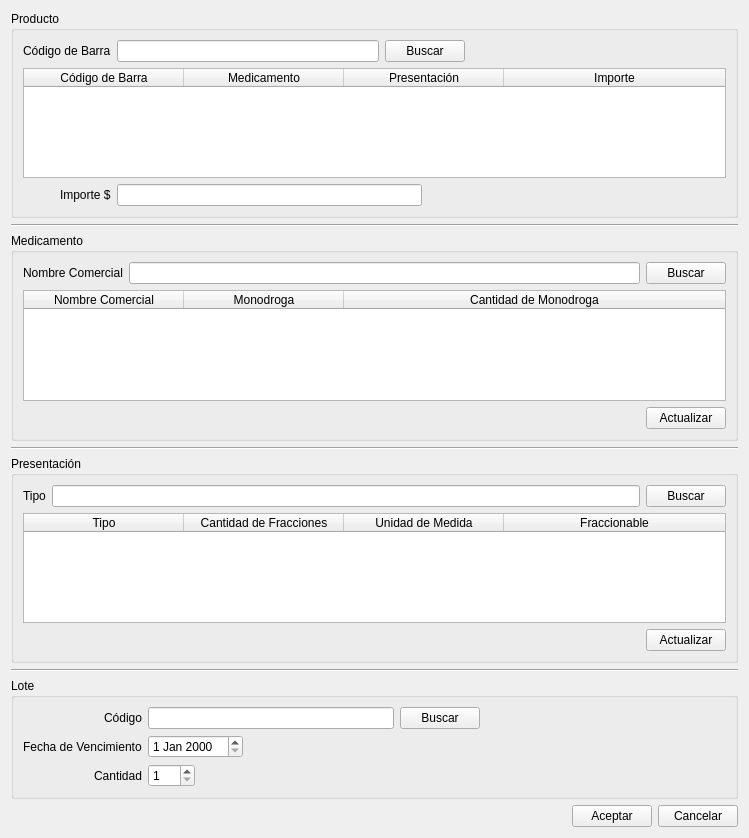
<?xml version="1.0" encoding="UTF-8"?>
<ui version="4.0">
 <class>vtnProducto</class>
 <widget class="QWidget" name="vtnProducto">
  <property name="geometry">
   <rect>
    <x>0</x>
    <y>0</y>
    <width>749</width>
    <height>838</height>
   </rect>
  </property>
  <property name="windowTitle">
   <string>Alta Producto</string>
  </property>
  <layout class="QVBoxLayout" name="verticalLayout">
   <item>
    <widget class="QGroupBox" name="gpProducto">
     <property name="title">
      <string>Producto</string>
     </property>
     <property name="flat">
      <bool>false</bool>
     </property>
     <property name="checkable">
      <bool>false</bool>
     </property>
     <layout class="QFormLayout" name="formLayout_4">
      <property name="fieldGrowthPolicy">
       <enum>QFormLayout::AllNonFixedFieldsGrow</enum>
      </property>
      <property name="labelAlignment">
       <set>Qt::AlignRight|Qt::AlignTrailing|Qt::AlignVCenter</set>
      </property>
      <item row="0" column="0">
       <widget class="QLabel" name="label_3">
        <property name="text">
         <string>Código de Barra</string>
        </property>
       </widget>
      </item>
      <item row="0" column="1">
       <layout class="QHBoxLayout" name="horizontalLayout_3">
        <item>
         <widget class="QLineEdit" name="lineCodigo_Barra">
          <property name="statusTip">
           <string>Ingrese código de barra del producto (exactamente 9 números)</string>
          </property>
          <property name="accessibleDescription">
           <string>codigo</string>
          </property>
         </widget>
        </item>
        <item>
         <widget class="QPushButton" name="btnBuscarProd">
          <property name="text">
           <string>Buscar</string>
          </property>
         </widget>
        </item>
        <item>
         <spacer name="horizontalSpacer_4">
          <property name="orientation">
           <enum>Qt::Horizontal</enum>
          </property>
          <property name="sizeHint" stdset="0">
           <size>
            <width>40</width>
            <height>20</height>
           </size>
          </property>
         </spacer>
        </item>
       </layout>
      </item>
      <item row="1" column="0" colspan="2">
       <widget class="QTableWidget" name="tablaProducto">
        <property name="editTriggers">
         <set>QAbstractItemView::NoEditTriggers</set>
        </property>
        <property name="selectionMode">
         <enum>QAbstractItemView::SingleSelection</enum>
        </property>
        <property name="selectionBehavior">
         <enum>QAbstractItemView::SelectRows</enum>
        </property>
        <attribute name="horizontalHeaderDefaultSectionSize">
         <number>160</number>
        </attribute>
        <attribute name="horizontalHeaderStretchLastSection">
         <bool>true</bool>
        </attribute>
        <column>
         <property name="text">
          <string>Código de Barra</string>
         </property>
        </column>
        <column>
         <property name="text">
          <string>Medicamento</string>
         </property>
        </column>
        <column>
         <property name="text">
          <string>Presentación</string>
         </property>
        </column>
        <column>
         <property name="text">
          <string>Importe</string>
         </property>
        </column>
       </widget>
      </item>
      <item row="2" column="0">
       <widget class="QLabel" name="label_4">
        <property name="text">
         <string>Importe $</string>
        </property>
       </widget>
      </item>
      <item row="2" column="1">
       <layout class="QHBoxLayout" name="horizontalLayout_6">
        <item>
         <widget class="QLineEdit" name="lineImporte">
          <property name="statusTip">
           <string>Ingrese importe del producto (solo números separando los centavos por un punto (.) ejemplo 125.75)</string>
          </property>
          <property name="accessibleDescription">
           <string>importe</string>
          </property>
          <property name="inputMask">
           <string/>
          </property>
         </widget>
        </item>
        <item>
         <spacer name="horizontalSpacer_3">
          <property name="orientation">
           <enum>Qt::Horizontal</enum>
          </property>
          <property name="sizeHint" stdset="0">
           <size>
            <width>40</width>
            <height>20</height>
           </size>
          </property>
         </spacer>
        </item>
       </layout>
      </item>
     </layout>
    </widget>
   </item>
   <item>
    <widget class="Line" name="linea1">
     <property name="orientation">
      <enum>Qt::Horizontal</enum>
     </property>
    </widget>
   </item>
   <item>
    <widget class="QGroupBox" name="gbMedicamento">
     <property name="title">
      <string>Medicamento</string>
     </property>
     <layout class="QFormLayout" name="formLayout_2">
      <property name="fieldGrowthPolicy">
       <enum>QFormLayout::AllNonFixedFieldsGrow</enum>
      </property>
      <property name="labelAlignment">
       <set>Qt::AlignRight|Qt::AlignTrailing|Qt::AlignVCenter</set>
      </property>
      <item row="0" column="0">
       <widget class="QLabel" name="label_5">
        <property name="text">
         <string>Nombre Comercial</string>
        </property>
       </widget>
      </item>
      <item row="0" column="1">
       <layout class="QHBoxLayout" name="horizontalLayout">
        <item>
         <widget class="QLineEdit" name="lineNomb_Med">
          <property name="statusTip">
           <string>Ingrese nombre del Medicamento (solo números y letras)</string>
          </property>
          <property name="accessibleDescription">
           <string>textoNumeros</string>
          </property>
          <property name="inputMask">
           <string/>
          </property>
         </widget>
        </item>
        <item>
         <widget class="QPushButton" name="btnBuscarMed">
          <property name="focusPolicy">
           <enum>Qt::TabFocus</enum>
          </property>
          <property name="text">
           <string>Buscar</string>
          </property>
         </widget>
        </item>
       </layout>
      </item>
      <item row="2" column="0" colspan="2">
       <widget class="QTableWidget" name="tablaMedicamento">
        <property name="editTriggers">
         <set>QAbstractItemView::NoEditTriggers</set>
        </property>
        <property name="selectionMode">
         <enum>QAbstractItemView::SingleSelection</enum>
        </property>
        <property name="selectionBehavior">
         <enum>QAbstractItemView::SelectRows</enum>
        </property>
        <attribute name="horizontalHeaderDefaultSectionSize">
         <number>160</number>
        </attribute>
        <attribute name="horizontalHeaderStretchLastSection">
         <bool>true</bool>
        </attribute>
        <column>
         <property name="text">
          <string>Nombre Comercial</string>
         </property>
        </column>
        <column>
         <property name="text">
          <string>Monodroga</string>
         </property>
        </column>
        <column>
         <property name="text">
          <string>Cantidad de Monodroga</string>
         </property>
        </column>
       </widget>
      </item>
      <item row="3" column="1">
       <layout class="QHBoxLayout" name="horizontalLayout_7">
        <item>
         <spacer name="horizontalSpacer_6">
          <property name="orientation">
           <enum>Qt::Horizontal</enum>
          </property>
          <property name="sizeHint" stdset="0">
           <size>
            <width>40</width>
            <height>20</height>
           </size>
          </property>
         </spacer>
        </item>
        <item>
         <widget class="QPushButton" name="btnActualizarMed">
          <property name="text">
           <string>Actualizar</string>
          </property>
         </widget>
        </item>
       </layout>
      </item>
     </layout>
    </widget>
   </item>
   <item>
    <widget class="Line" name="linea2">
     <property name="orientation">
      <enum>Qt::Horizontal</enum>
     </property>
    </widget>
   </item>
   <item>
    <widget class="QGroupBox" name="gbPresentacion">
     <property name="title">
      <string>Presentación</string>
     </property>
     <layout class="QFormLayout" name="formLayout_3">
      <property name="fieldGrowthPolicy">
       <enum>QFormLayout::AllNonFixedFieldsGrow</enum>
      </property>
      <property name="labelAlignment">
       <set>Qt::AlignRight|Qt::AlignTrailing|Qt::AlignVCenter</set>
      </property>
      <item row="1" column="0">
       <widget class="QLabel" name="label_6">
        <property name="text">
         <string>Tipo</string>
        </property>
       </widget>
      </item>
      <item row="1" column="1">
       <layout class="QHBoxLayout" name="horizontalLayout_2">
        <item>
         <widget class="QLineEdit" name="lineTipo_Pres">
          <property name="statusTip">
           <string>Ingrese tipo de presentación(solo letras)</string>
          </property>
          <property name="accessibleDescription">
           <string>texto</string>
          </property>
         </widget>
        </item>
        <item>
         <widget class="QPushButton" name="btnBuscarPres">
          <property name="focusPolicy">
           <enum>Qt::TabFocus</enum>
          </property>
          <property name="text">
           <string>Buscar</string>
          </property>
         </widget>
        </item>
       </layout>
      </item>
      <item row="2" column="0" colspan="2">
       <widget class="QTableWidget" name="tablaPresentacion">
        <property name="editTriggers">
         <set>QAbstractItemView::NoEditTriggers</set>
        </property>
        <property name="selectionMode">
         <enum>QAbstractItemView::SingleSelection</enum>
        </property>
        <property name="selectionBehavior">
         <enum>QAbstractItemView::SelectRows</enum>
        </property>
        <attribute name="horizontalHeaderDefaultSectionSize">
         <number>160</number>
        </attribute>
        <attribute name="horizontalHeaderStretchLastSection">
         <bool>true</bool>
        </attribute>
        <column>
         <property name="text">
          <string>Tipo</string>
         </property>
        </column>
        <column>
         <property name="text">
          <string>Cantidad de Fracciones</string>
         </property>
        </column>
        <column>
         <property name="text">
          <string>Unidad de Medida</string>
         </property>
        </column>
        <column>
         <property name="text">
          <string>Fraccionable</string>
         </property>
        </column>
       </widget>
      </item>
      <item row="3" column="1">
       <layout class="QHBoxLayout" name="horizontalLayout_8">
        <item>
         <spacer name="horizontalSpacer_7">
          <property name="orientation">
           <enum>Qt::Horizontal</enum>
          </property>
          <property name="sizeHint" stdset="0">
           <size>
            <width>40</width>
            <height>20</height>
           </size>
          </property>
         </spacer>
        </item>
        <item>
         <widget class="QPushButton" name="btnActualizarPres">
          <property name="text">
           <string>Actualizar</string>
          </property>
         </widget>
        </item>
       </layout>
      </item>
     </layout>
    </widget>
   </item>
   <item>
    <widget class="Line" name="linea3">
     <property name="orientation">
      <enum>Qt::Horizontal</enum>
     </property>
    </widget>
   </item>
   <item>
    <widget class="QGroupBox" name="gbLote">
     <property name="title">
      <string>Lote</string>
     </property>
     <layout class="QFormLayout" name="formLayout">
      <property name="fieldGrowthPolicy">
       <enum>QFormLayout::AllNonFixedFieldsGrow</enum>
      </property>
      <property name="labelAlignment">
       <set>Qt::AlignRight|Qt::AlignTrailing|Qt::AlignVCenter</set>
      </property>
      <item row="2" column="1">
       <layout class="QHBoxLayout" name="horizontalLayout_4">
        <item>
         <widget class="QDateEdit" name="dateFechVenc"/>
        </item>
        <item>
         <spacer name="horizontalSpacer">
          <property name="orientation">
           <enum>Qt::Horizontal</enum>
          </property>
          <property name="sizeHint" stdset="0">
           <size>
            <width>40</width>
            <height>20</height>
           </size>
          </property>
         </spacer>
        </item>
       </layout>
      </item>
      <item row="2" column="0">
       <widget class="QLabel" name="label_2">
        <property name="text">
         <string>Fecha de Vencimiento</string>
        </property>
       </widget>
      </item>
      <item row="3" column="1">
       <layout class="QHBoxLayout" name="horizontalLayout_5">
        <item>
         <widget class="QSpinBox" name="spinCantidad">
          <property name="statusTip">
           <string>Ingrese la cantidad del Producto para dicho lote</string>
          </property>
          <property name="minimum">
           <number>1</number>
          </property>
          <property name="maximum">
           <number>500</number>
          </property>
          <property name="singleStep">
           <number>10</number>
          </property>
         </widget>
        </item>
        <item>
         <spacer name="horizontalSpacer_2">
          <property name="orientation">
           <enum>Qt::Horizontal</enum>
          </property>
          <property name="sizeHint" stdset="0">
           <size>
            <width>40</width>
            <height>20</height>
           </size>
          </property>
         </spacer>
        </item>
       </layout>
      </item>
      <item row="3" column="0">
       <widget class="QLabel" name="label_7">
        <property name="text">
         <string>Cantidad</string>
        </property>
       </widget>
      </item>
      <item row="0" column="1">
       <layout class="QHBoxLayout" name="horizontalLayout_12">
        <item>
         <widget class="QLineEdit" name="lineCod_Lote">
          <property name="statusTip">
           <string>Ingrese código del lote (solo letras y números sin espacios)</string>
          </property>
          <property name="accessibleDescription">
           <string>codLote</string>
          </property>
         </widget>
        </item>
        <item>
         <widget class="QPushButton" name="btnBuscarLote">
          <property name="focusPolicy">
           <enum>Qt::TabFocus</enum>
          </property>
          <property name="text">
           <string>Buscar</string>
          </property>
         </widget>
        </item>
        <item>
         <spacer name="horizontalSpacer_8">
          <property name="orientation">
           <enum>Qt::Horizontal</enum>
          </property>
          <property name="sizeHint" stdset="0">
           <size>
            <width>40</width>
            <height>20</height>
           </size>
          </property>
         </spacer>
        </item>
       </layout>
      </item>
      <item row="0" column="0">
       <widget class="QLabel" name="label">
        <property name="text">
         <string>Código</string>
        </property>
       </widget>
      </item>
     </layout>
    </widget>
   </item>
   <item>
    <layout class="QHBoxLayout" name="horizontalLayout_11">
     <item>
      <spacer name="horizontalSpacer_5">
       <property name="orientation">
        <enum>Qt::Horizontal</enum>
       </property>
       <property name="sizeHint" stdset="0">
        <size>
         <width>40</width>
         <height>20</height>
        </size>
       </property>
      </spacer>
     </item>
     <item>
      <widget class="QPushButton" name="btnAceptar">
       <property name="text">
        <string>Aceptar</string>
       </property>
      </widget>
     </item>
     <item>
      <widget class="QPushButton" name="btnCancelar">
       <property name="text">
        <string>Cancelar</string>
       </property>
      </widget>
     </item>
    </layout>
   </item>
  </layout>
 </widget>
 <tabstops>
  <tabstop>lineCodigo_Barra</tabstop>
  <tabstop>btnBuscarProd</tabstop>
  <tabstop>tablaProducto</tabstop>
  <tabstop>lineImporte</tabstop>
  <tabstop>lineNomb_Med</tabstop>
  <tabstop>btnBuscarMed</tabstop>
  <tabstop>tablaMedicamento</tabstop>
  <tabstop>btnActualizarMed</tabstop>
  <tabstop>lineTipo_Pres</tabstop>
  <tabstop>btnBuscarPres</tabstop>
  <tabstop>tablaPresentacion</tabstop>
  <tabstop>btnActualizarPres</tabstop>
  <tabstop>lineCod_Lote</tabstop>
  <tabstop>btnBuscarLote</tabstop>
  <tabstop>dateFechVenc</tabstop>
  <tabstop>spinCantidad</tabstop>
  <tabstop>btnAceptar</tabstop>
  <tabstop>btnCancelar</tabstop>
 </tabstops>
 <resources/>
 <connections/>
</ui>
